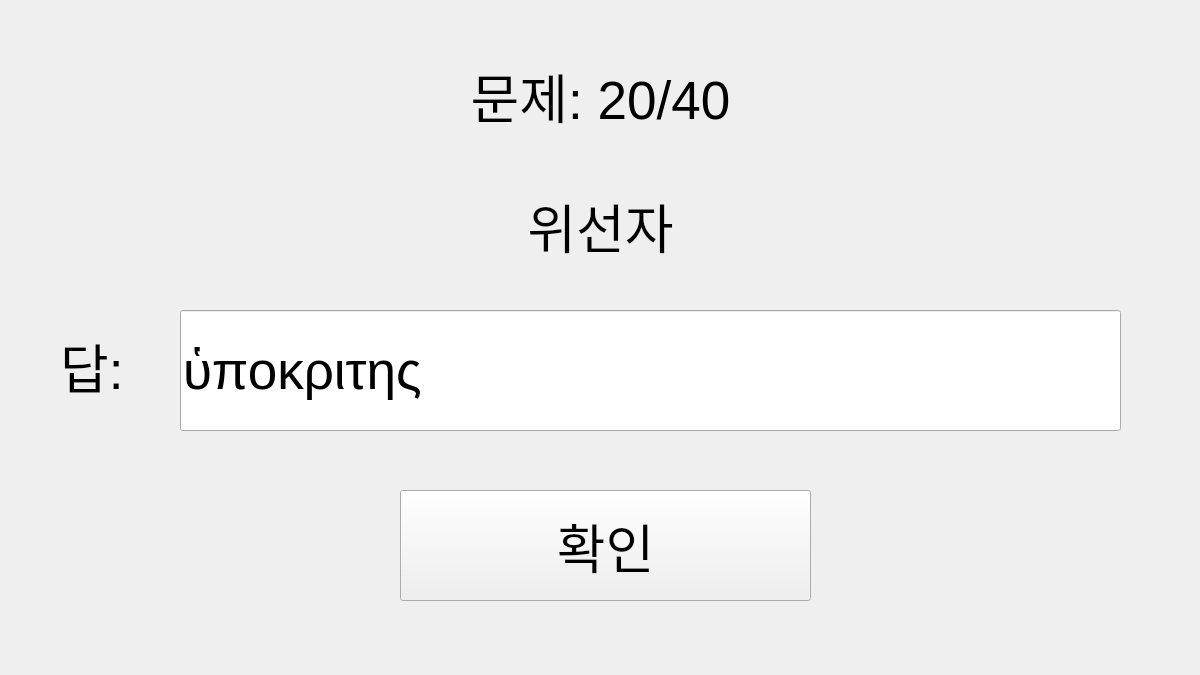
<?xml version="1.0" encoding="UTF-8"?>
<ui version="4.0">
 <class>Form</class>
 <widget class="QWidget" name="Form">
  <property name="geometry">
   <rect>
    <x>0</x>
    <y>0</y>
    <width>1200</width>
    <height>675</height>
   </rect>
  </property>
  <property name="windowTitle">
   <string>Form</string>
  </property>
  <widget class="QLineEdit" name="userLine">
   <property name="geometry">
    <rect>
     <x>180</x>
     <y>310</y>
     <width>941</width>
     <height>121</height>
    </rect>
   </property>
   <property name="font">
    <font>
     <pointsize>40</pointsize>
    </font>
   </property>
   <property name="text">
    <string>ὑποκριτης</string>
   </property>
  </widget>
  <widget class="QLabel" name="questionLabel">
   <property name="geometry">
    <rect>
     <x>90</x>
     <y>180</y>
     <width>1021</width>
     <height>91</height>
    </rect>
   </property>
   <property name="font">
    <font>
     <pointsize>40</pointsize>
    </font>
   </property>
   <property name="text">
    <string>위선자</string>
   </property>
   <property name="alignment">
    <set>Qt::AlignCenter</set>
   </property>
  </widget>
  <widget class="QLabel" name="label_4">
   <property name="geometry">
    <rect>
     <x>60</x>
     <y>310</y>
     <width>101</width>
     <height>111</height>
    </rect>
   </property>
   <property name="font">
    <font>
     <pointsize>40</pointsize>
    </font>
   </property>
   <property name="text">
    <string>답:</string>
   </property>
  </widget>
  <widget class="QLabel" name="indexLabel">
   <property name="geometry">
    <rect>
     <x>90</x>
     <y>50</y>
     <width>1021</width>
     <height>91</height>
    </rect>
   </property>
   <property name="font">
    <font>
     <pointsize>40</pointsize>
    </font>
   </property>
   <property name="text">
    <string>문제: 20/40</string>
   </property>
   <property name="alignment">
    <set>Qt::AlignCenter</set>
   </property>
  </widget>
  <widget class="QPushButton" name="enterButton">
   <property name="geometry">
    <rect>
     <x>400</x>
     <y>490</y>
     <width>411</width>
     <height>111</height>
    </rect>
   </property>
   <property name="font">
    <font>
     <pointsize>40</pointsize>
    </font>
   </property>
   <property name="text">
    <string>확인</string>
   </property>
  </widget>
 </widget>
 <resources/>
 <connections/>
</ui>
